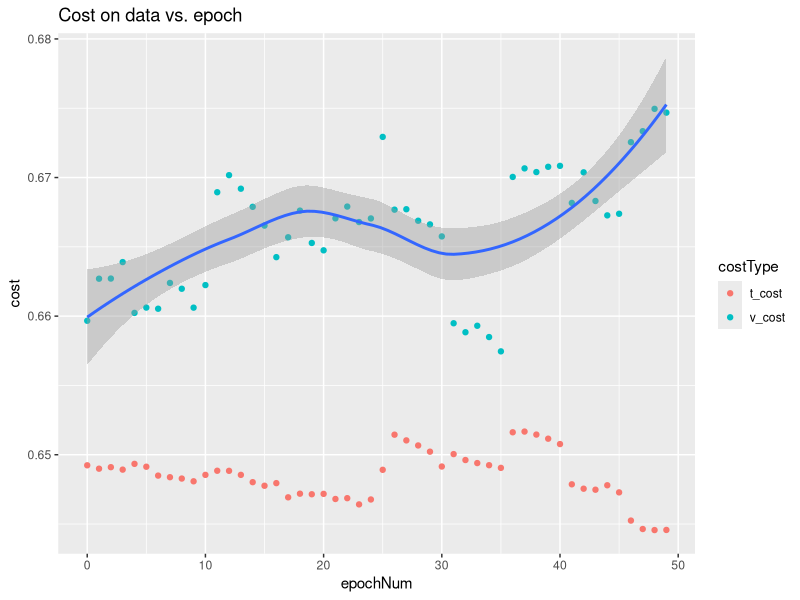

Reproduce this figure in R.
library(ggplot2)

setwd("C:/Users/Nick/Appdata/Local/Programs/Python/Python37/Scripts/Chess_Engine/visualization")
costData = read.csv(file="costs.csv")

#costData = tail(costData, 40)
ggplot(costData) +
  geom_point(mapping = aes(x=epochNum, y=cost, color=costType)) +
  labs(title="Cost on data vs. epoch") +
  geom_smooth(data = costData[costData$costType == 'v_cost',],
              mapping = aes(x=epochNum, y=cost),
              method='loess')
 
